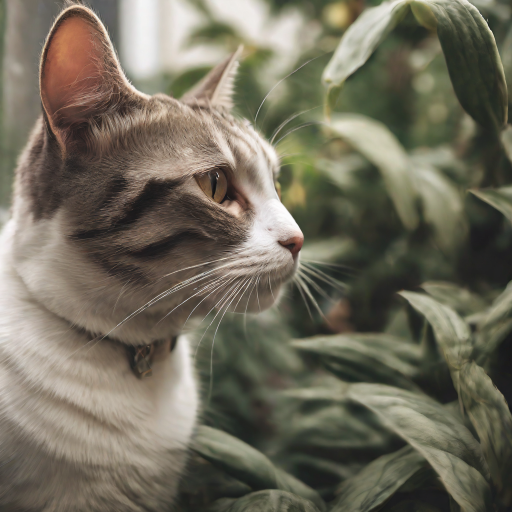
#> input picture OpenCV/picture/cat.png, 1024 x 1024 px (shown at 1/2 size)
$ jupyter execute '图像基本操作.ipynb'   (shell and % lines are left out)
#> lines starting #> are read from the running program, lines starting #| are printed output that depends on the picture
## 图像基本操作
-------
# 数据读取-图像
 - cv2.IMREAD_COLOR：彩色图像
 - cv2.IMREAD_CRAYSCALE：灰度图像

[cell 1]
import os
os.sys.path
import cv2 #opencv默认读取的格式是BGR
import matplotlib.pylab as plt
import numpy as numpy
img=cv2.imread('./picture/cat.png')
#> img is the input picture: shape (1024, 1024, 3); mean B, G, R 92.1, 107.8, 112.7

[cell 2]
#图像的显示，也可以创建多个窗口
cv2.imshow('image',img)
#等待时间，毫秒级，0表示任意键终止
cv2.waitKey(0)
cv2.destroyAllWindows()

[cell 3]
def cv_show(name,img):
    cv2.imshow(name,img)
    cv2.waitKey(0)
    cv2.destroyAllWindows()

[cell 4]
img.shape
#> Out = (1024, 1024, 3)

[cell 5]
img=cv2.imread('./picture/cat.png',cv2.IMREAD_GRAYSCALE)
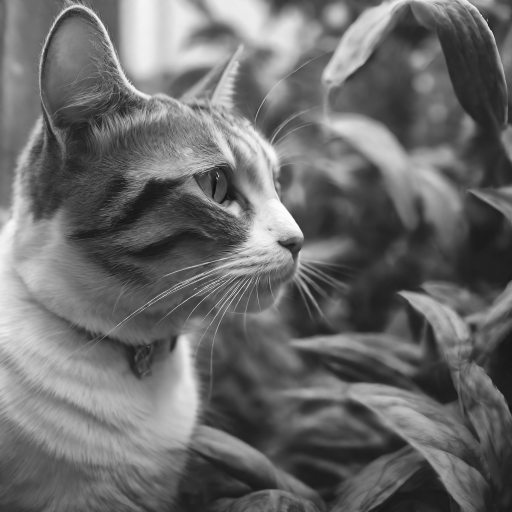
#> img: shape (1024, 1024) (shown at 1/2 size); min 14, max 254, mean 107
img

[cell 6]
img.shape
#> Out = (1024, 1024)

[cell 7]
#图像的显示，也可以创建多个窗口
cv2.imshow('./picture/cat.png',img)
cv2.waitKey(10000)
cv2.destroyAllWindows()

[cell 8]
#保存
cv2.imwrite('./picture/write.png',img)
#> Out = True

[cell 9]
type(img)

[cell 10]
img.size
#> Out = 1048576
